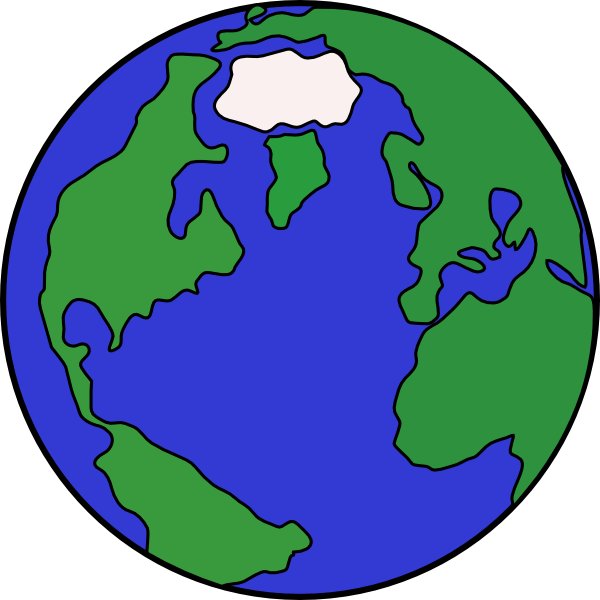
#> input picture slm1.png, 600 x 600 px
$ python 'gs algorithm .py'
#> lines starting #> are read from the running program, lines starting #| are printed output that depends on the picture
#!/usr/bin/env python
# coding: utf-8


import matplotlib.pyplot as plt
import numpy as np
from scipy import fftpack


#importing image
img = plt.imread('slm1.png')
#> img is the input picture: shape (600, 600, 4) float32; mean R, G, B, A 0.37, 0.502, 0.627, 0.785
img=np.mean(img,2)
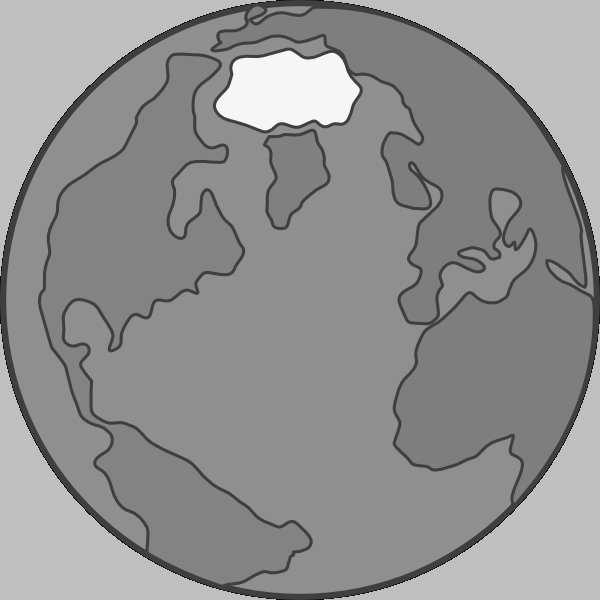
#> img: shape (600, 600) float32; min 0.00098, max 0.966, mean 0.571
plt.figure()
plt.imshow(img)
plt.show()

height=1920
width=1080

slm=np.zeros((width,height))

#image_height=np.shape(img)[1]
#image_width=np.shape(img)[0]
image_width, image_height = np.shape(img)
#> image_width = 600; image_height = 600

ix=int(width/2-image_width/2)
#> ix = 240
iy=int(height/2-image_height/2)
#> iy = 660

slm[ix:ix+image_width, iy:iy+image_height]=img
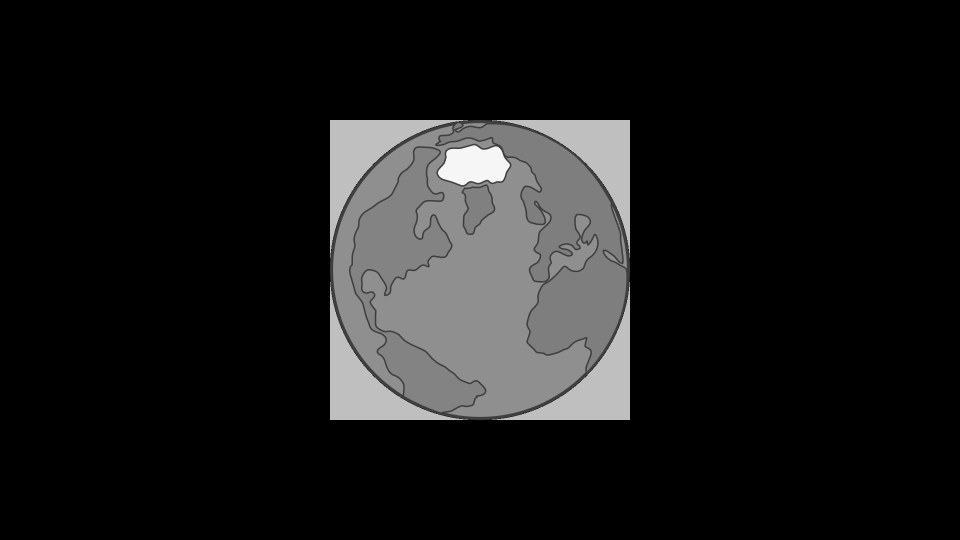
#> slm: shape (1080, 1920) float64 (shown at 1/2 size); min 0, max 0.966, mean 0.0991

#normalization
def norm(a):
    a /= np.trapz(np.trapz(a))


img2=slm
norm(img2)
plt.imshow(img2)
plt.show()

#calculating amplitude using Intensity and phi.
def int_phi_to_comp(I,phi):
    A=np.sqrt(I)*np.exp(1j*phi)
    return A

#calculating Intensity and phi from amplitude.
def comp_to_int_phi(A):
    I=np.abs(A)**2
    x1=np.imag(A)
    x2=np.real(A)
    phi=np.arctan2(x1,x2)

    assert (phi==np.angle(A)).all(), "Value of phi is incorrect"

    return I, phi


ar_shape = np.shape(img2)
#> ar_shape = (1080, 1920)

source_I=np.ones(ar_shape)
norm(source_I)
#> source_I: shape (1080, 1920) float64; every value is 4.83e-07
np.random.seed(1)
phi=np.random.rand(*ar_shape)

N=10
for _ in range(N):
    A = int_phi_to_comp(source_I, phi)
    fft_A = np.fft.fft2(A, norm='ortho')

    _, phi = comp_to_int_phi(fft_A)

    A = int_phi_to_comp(img2,phi)
    ifft_A= np.fft.ifft2(A, norm='ortho')

    _, phi = comp_to_int_phi(ifft_A)
#> this loop made 10 passes
#> pass 1, in comp_to_int_phi (call 2), `x1=np.imag(A)`:
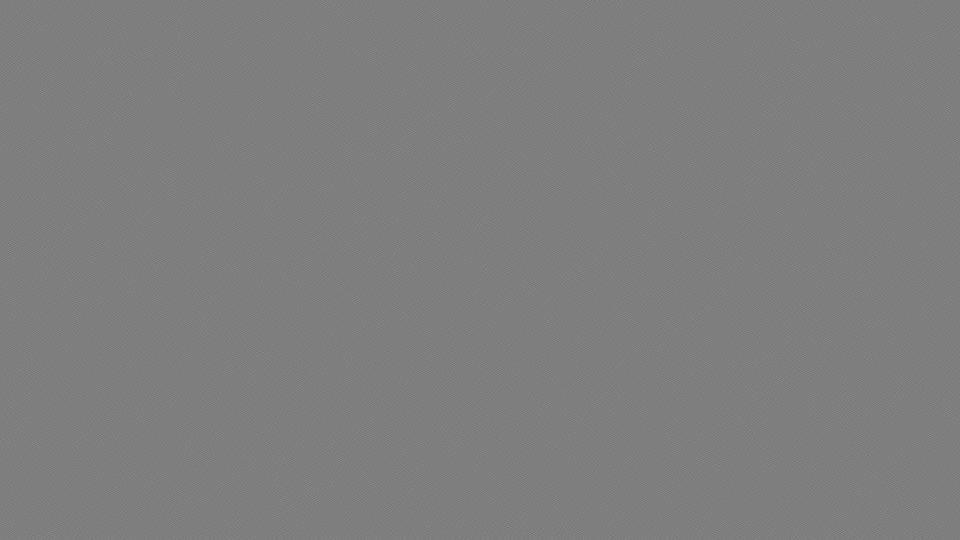
#> x1: shape (1080, 1920) float64 (shown at 1/2 size); min -0.00291, max 0.00294, mean 8.82e-23; drawn with min black and max white
#> pass 1, in comp_to_int_phi (call 2), `phi=np.arctan2(x1,x2)`:
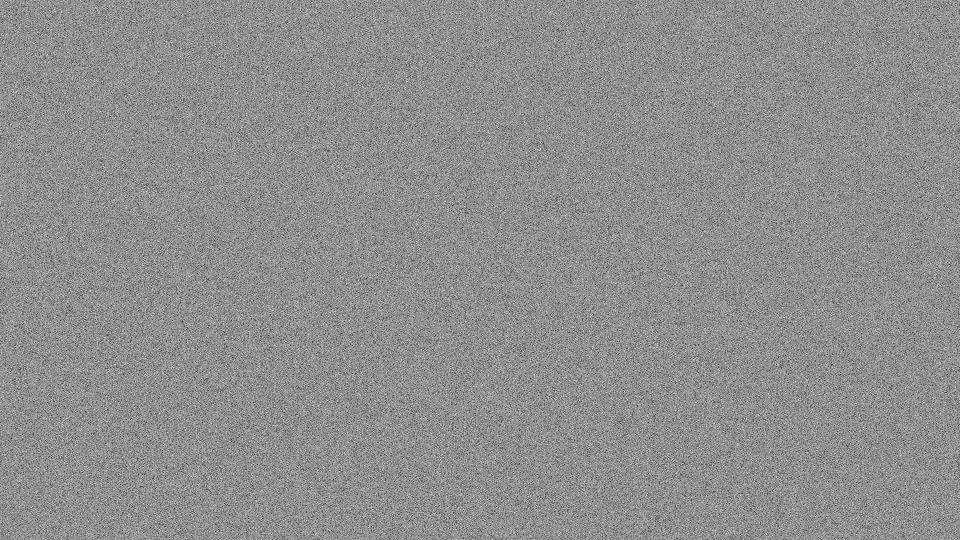
#> phi: shape (1080, 1920) float64 (shown at 1/2 size); min -3.14, max 3.14, mean 0.384; drawn with min black and max white


plt.imshow(phi)


A = int_phi_to_comp(source_I, phi)
fft_A = np.fft.fft2(A, norm='ortho')

I_final, phi = comp_to_int_phi(fft_A)
#> in comp_to_int_phi (call 21), `I=np.abs(A)**2`:
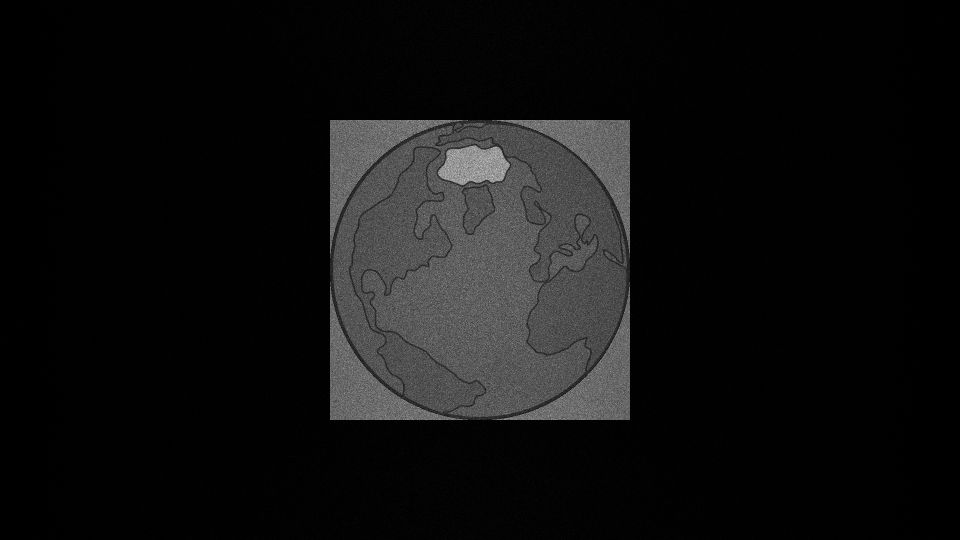
#> I: shape (1080, 1920) float64 (shown at 1/2 size); min 4.85e-15, max 7.4e-06, mean 4.83e-07; drawn with min black and max white
#> in comp_to_int_phi (call 21), `phi=np.arctan2(x1,x2)`:
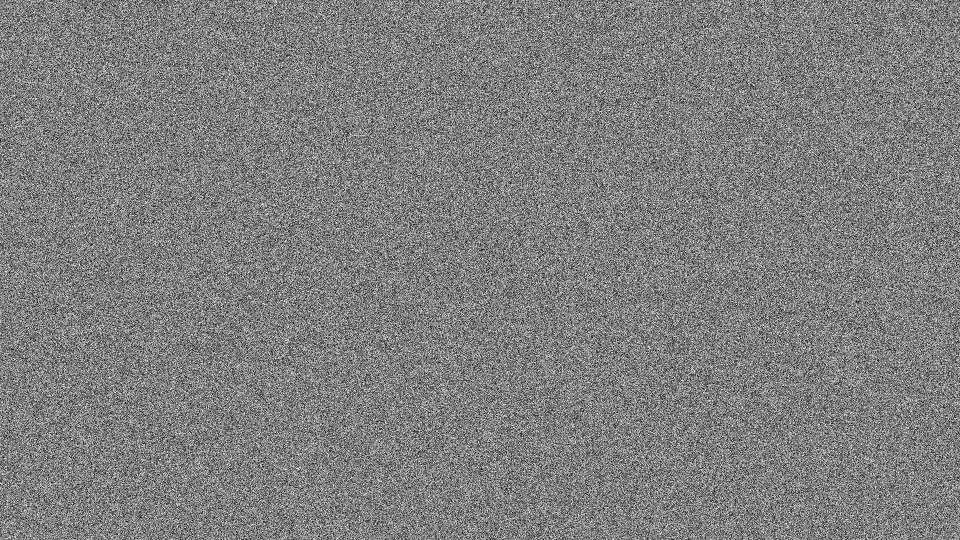
#> phi: shape (1080, 1920) float64 (shown at 1/2 size); min -3.14, max 3.14, mean -0.000751; drawn with min black and max white
plt.imshow(I_final)


np.save('gs algorithm',phi)
plt.show()
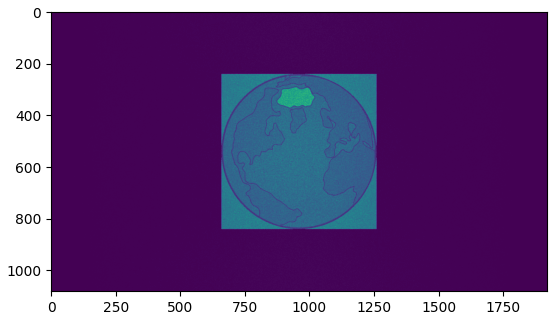
#> figure drawn by matplotlib, 1 panel
